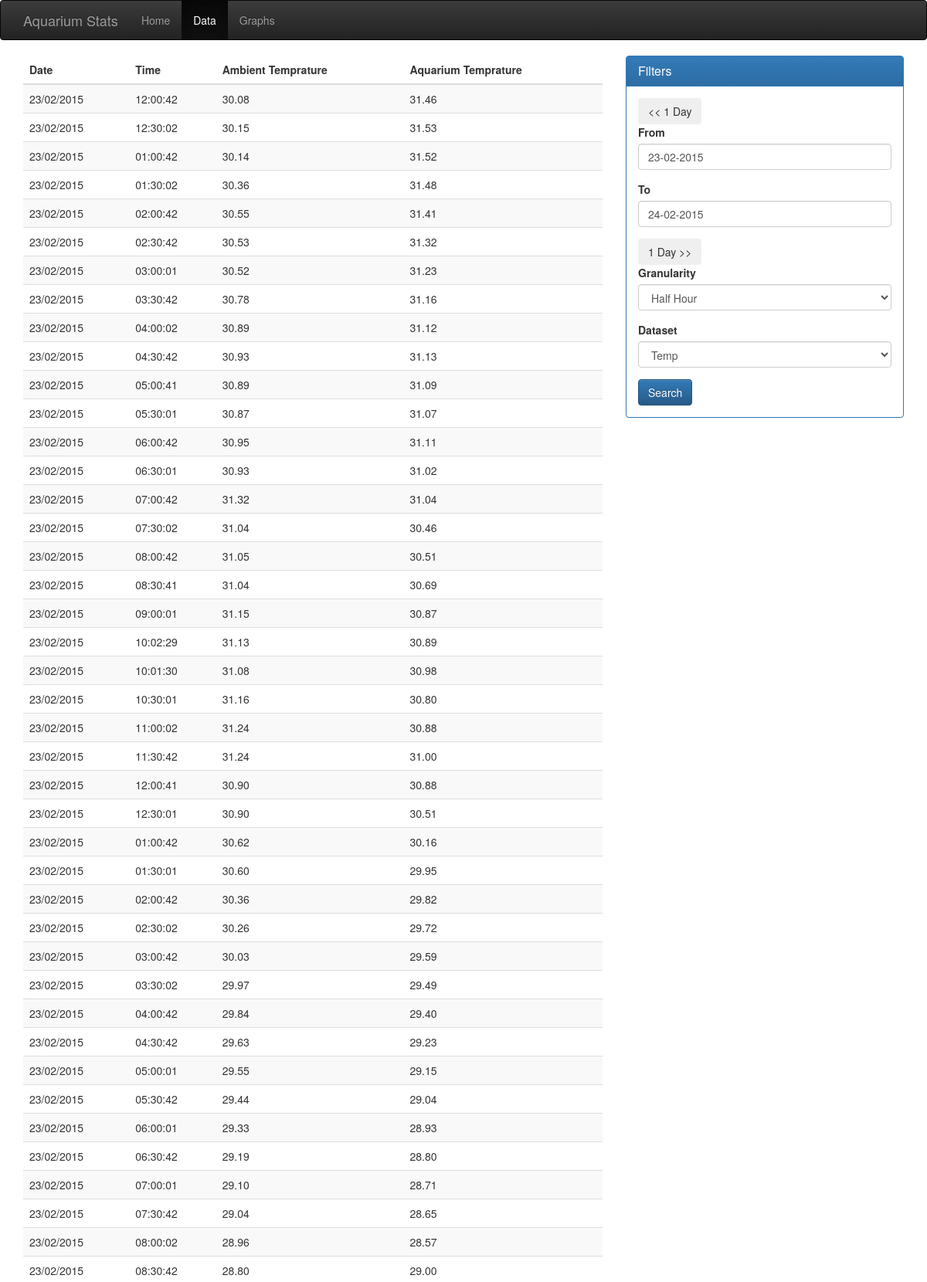
The app's page /data.php (upper part) with its own data.
### tables this page shows
CREATE TABLE `data` (
  `id` int(11) NOT NULL AUTO_INCREMENT,
  `timestamp` timestamp NOT NULL DEFAULT CURRENT_TIMESTAMP ON UPDATE CURRENT_TIMESTAMP,
  `ambient_temp` float(255,2) DEFAULT NULL,
  `aquarium_temp` float(255,2) DEFAULT NULL,
  `aquarium_ph` float(255,2) DEFAULT NULL,
  PRIMARY KEY (`id`),
  UNIQUE KEY `time` (`timestamp`) USING BTREE
);

### public/inc/functions.php (called while the page is built, shortened)
<?php
function fetch_data($from = null, $to = null, $granularity = null) {
  $sql = 'SELECT timestamp, ambient_temp, aquarium_temp, aquarium_ph FROM data WHERE 1=1';
  if(!is_null($from)) {
    $from = date('Y-m-d 00:00:00', strtotime($from));
    $sql .= " AND timestamp > '$from'";
  }
  if(!is_null($to)) {
    $to = date('Y-m-d 23:59:59', strtotime($to));
    $sql .= " AND timestamp < '$to'";
  }
  $result = mysql_query($sql);
  $data = array();
  while ($row = mysql_fetch_array($result, MYSQL_ASSOC)) {
     $data[] = $row;
  }
  return $data;
}
function get_from_date($format='d-m-Y') {
  return isset($_GET['from']) ? $_GET['from'] : date($format, strtotime('- 1 DAY'));
}
function get_to_date($format='d-m-Y') {
  return isset($_GET['to']) ? $_GET['to'] : date($format, strtotime('NOW'));
}
function get_granularity() {
  return isset($_GET['granularity']) ? $_GET['granularity'] : 'half-hour';
}
function get_dataset() {
  return isset($_GET['dataset']) ? $_GET['dataset'] : 'temp';
}

### public/templates/data-table.php (the view)
<?php
$from = get_from_date();
$to = get_to_date();
$granularity = get_granularity();
$data = fetch_data($from, $to, $granularity);
?>
<table class="table table-striped">
  <thead>
    <tr>
      <th>Date</th>
      <th>Time</th>
      <th>Ambient Temprature</th>
      <th>Aquarium Temprature</th>
    </tr>
  </thead>
  <tbody>
    <?php foreach($data as $row) { ?>
    <tr>
      <td><?=date('d/m/Y', strtotime($row['timestamp']))?></td>
      <td><?=date('h:i:s', strtotime($row['timestamp']))?></td>
      <td><?=$row['ambient_temp']?></td>
      <td><?=$row['aquarium_temp']?></td>
    </tr>
    <?php } ?>
  </tbody>
</table>

### public/templates/head.php (shortened to what this page needs)
<!DOCTYPE html>
<html lang="en">
<head>
  <link rel="stylesheet" href="https://maxcdn.bootstrapcdn.com/bootstrap/3.3.2/css/bootstrap.min.css">
  <link rel="stylesheet" href="https://maxcdn.bootstrapcdn.com/bootstrap/3.3.2/css/bootstrap-theme.min.css">
  <link rel="stylesheet" href="https://ajax.googleapis.com/ajax/libs/jqueryui/1.11.3/themes/smoothness/jquery-ui.css" />
  <link rel="stylesheet" href="/css/style.css">
</head>
<body>
  <?php include('templates/navbar.php'); ?>
  <div class="container">

### public/templates/navbar.php (shortened to what this page needs)
<nav class="navbar navbar-inverse">
  <div class="container">
    <div class="navbar-header">
      <a href="#" class="navbar-brand">Aquarium Stats</a>
    </div>
    <div class="navbar-collapse collapse">
      <ul class="nav navbar-nav">
        <li<?php echo $_SERVER['REQUEST_URI'] == '/' ? ' class="active"' : ''; ?>><a href="/">Home</a></li>
        <li<?php echo substr($_SERVER['REQUEST_URI'], 0, 9) == '/data.php' ? ' class="active"' : ''; ?>><a href="/data.php">Data</a></li>
        <li<?php echo substr($_SERVER['REQUEST_URI'], 0, 11) == '/graphs.php' ? ' class="active"' : ''; ?>><a href="/graphs.php">Graphs</a></li>
      </ul>
    </div>
  </div>
</nav>

### public/data.php
<?php
include('inc/functions.php');
include('templates/head.php');
?>
<div class="row">
  <div class="col-md-8">
    <?php include('templates/data-table.php'); ?>
  </div>
  <div class="col-md-4">
    <?php include('templates/filter.php'); ?>
  </div>
</div>
<?php include('templates/footer.php'); ?>

### public/templates/filter.php (shortened to what this page needs)
<div class="panel panel-primary">
  <div class="panel-heading">
    <h3 class="panel-title">Filters</h3>
  </div>
  <div class="panel-body">
    <form class="filter-form" method="POST">
      <button type="submit" class="btn btn-secondary" name="back"><< 1 Day</button>
      <div class="form-group">
        <label for="from-date">From</label>
        <input type="text" class="form-control datepicker" name="from" id="from-date" value="<?=get_from_date()?>">
      </div>
      <div class="form-group">
        <label for="to-date">To</label>
        <input type="text" class="form-control datepicker" name="to" id="to-date" value="<?=get_to_date()?>">
      </div>
      <button type="submit" class="btn btn-secondary" name="forwards">1 Day >></button>
      <div class="form-group">
        <label for="granularity">Granularity</label>
        <?php $granularity = get_granularity(); ?>
        <select class="form-control" name="granularity" id="granularity">
          <option<?=$granularity=='half-hour'?' selected="SELECTED"':''?> value="half-hour">Half Hour</option>
        </select>
      </div>
      <div class="form-group">
        <label for="dataset">Dataset</label>
        <?php $dataset = get_dataset(); ?>
        <select class="form-control" name="dataset" id="dataset">
          <option<?=$dataset=='temp'?' selected="SELECTED"':''?> value="temp">Temp</option>
        </select>
      </div>
      <button type="submit" class="btn btn-primary" name="submit">Search</button>
    </form>
  </div>
</div>

### public/templates/footer.php
  </div>
</body>
</html>

### records on screen
data: timestamp "23/02/2015", timestamp "12:00:42", ambient_temp "30.08", aquarium_temp "31.46"
data: timestamp "23/02/2015", timestamp "12:30:02", ambient_temp "30.15", aquarium_temp "31.53"
data: timestamp "23/02/2015", timestamp "01:00:42", ambient_temp "30.14", aquarium_temp "31.52"
data: timestamp "23/02/2015", timestamp "01:30:02", ambient_temp "30.36", aquarium_temp "31.48"
data: timestamp "23/02/2015", timestamp "02:00:42", ambient_temp "30.55", aquarium_temp "31.41"
data: timestamp "23/02/2015", timestamp "02:30:42", ambient_temp "30.53", aquarium_temp "31.32"
data: timestamp "23/02/2015", timestamp "03:00:01", ambient_temp "30.52", aquarium_temp "31.23"
data: timestamp "23/02/2015", timestamp "03:30:42", ambient_temp "30.78", aquarium_temp "31.16"
data: timestamp "23/02/2015", timestamp "04:00:02", ambient_temp "30.89", aquarium_temp "31.12"
data: timestamp "23/02/2015", timestamp "04:30:42", ambient_temp "30.93", aquarium_temp "31.13"
data: timestamp "23/02/2015", timestamp "05:00:41", ambient_temp "30.89", aquarium_temp "31.09"
data: timestamp "23/02/2015", timestamp "05:30:01", ambient_temp "30.87", aquarium_temp "31.07"
data: timestamp "23/02/2015", timestamp "06:00:42", ambient_temp "30.95", aquarium_temp "31.11"
data: timestamp "23/02/2015", timestamp "06:30:01", ambient_temp "30.93", aquarium_temp "31.02"
data: timestamp "23/02/2015", timestamp "07:00:42", ambient_temp "31.32", aquarium_temp "31.04"
data: timestamp "23/02/2015", timestamp "07:30:02", ambient_temp "31.04", aquarium_temp "30.46"
data: timestamp "23/02/2015", timestamp "08:00:42", ambient_temp "31.05", aquarium_temp "30.51"
data: timestamp "23/02/2015", timestamp "08:30:41", ambient_temp "31.04", aquarium_temp "30.69"
data: timestamp "23/02/2015", timestamp "09:00:01", ambient_temp "31.15", aquarium_temp "30.87"
data: timestamp "23/02/2015", timestamp "10:02:29", ambient_temp "31.13", aquarium_temp "30.89"
data: timestamp "23/02/2015", timestamp "10:01:30", ambient_temp "31.08", aquarium_temp "30.98"
data: timestamp "23/02/2015", timestamp "10:30:01", ambient_temp "31.16", aquarium_temp "30.80"
data: timestamp "23/02/2015", timestamp "11:00:02", ambient_temp "31.24", aquarium_temp "30.88"
data: timestamp "23/02/2015", timestamp "11:30:42", ambient_temp "31.24", aquarium_temp "31.00"
data: timestamp "23/02/2015", timestamp "12:00:41", ambient_temp "30.90", aquarium_temp "30.88"
data: timestamp "23/02/2015", timestamp "12:30:01", ambient_temp "30.90", aquarium_temp "30.51"
data: timestamp "23/02/2015", timestamp "01:00:42", ambient_temp "30.62", aquarium_temp "30.16"
data: timestamp "23/02/2015", timestamp "01:30:01", ambient_temp "30.60", aquarium_temp "29.95"
data: timestamp "23/02/2015", timestamp "02:00:42", ambient_temp "30.36", aquarium_temp "29.82"
data: timestamp "23/02/2015", timestamp "02:30:02", ambient_temp "30.26", aquarium_temp "29.72"
data: timestamp "23/02/2015", timestamp "03:00:42", ambient_temp "30.03", aquarium_temp "29.59"
data: timestamp "23/02/2015", timestamp "03:30:02", ambient_temp "29.97", aquarium_temp "29.49"
data: timestamp "23/02/2015", timestamp "04:00:42", ambient_temp "29.84", aquarium_temp "29.40"
data: timestamp "23/02/2015", timestamp "04:30:42", ambient_temp "29.63", aquarium_temp "29.23"
data: timestamp "23/02/2015", timestamp "05:00:01", ambient_temp "29.55", aquarium_temp "29.15"
data: timestamp "23/02/2015", timestamp "05:30:42", ambient_temp "29.44", aquarium_temp "29.04"
data: timestamp "23/02/2015", timestamp "06:00:01", ambient_temp "29.33", aquarium_temp "28.93"
data: timestamp "23/02/2015", timestamp "06:30:42", ambient_temp "29.19", aquarium_temp "28.80"
data: timestamp "23/02/2015", timestamp "07:00:01", ambient_temp "29.10", aquarium_temp "28.71"
data: timestamp "23/02/2015", timestamp "07:30:42", ambient_temp "29.04", aquarium_temp "28.65"
data: timestamp "23/02/2015", timestamp "08:00:02", ambient_temp "28.96", aquarium_temp "28.57"
data: timestamp "23/02/2015", timestamp "08:30:42", ambient_temp "28.80", aquarium_temp "29.00"
